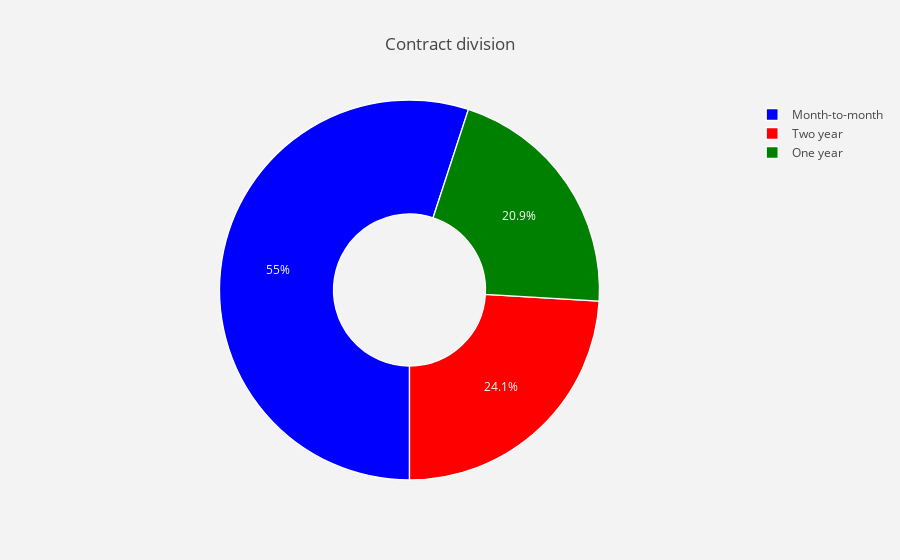

Here is the notebook cell this chart was saved with:
### Markdown cell above
Plot of Contract distribution.

### Code cell
lab = tlc_db["Contract"].value_counts().keys().tolist()
#values
val = tlc_db["Contract"].value_counts().values.tolist()

trace = pgo.Pie(labels = lab ,
               values = val ,
               marker = dict(colors =  [ 'Blue' ,'red', 'green'],
                             line = dict(color = "white",
                                         width =  1.3)
                            ),
               rotation = 180,
               hoverinfo = "label+value+text",
               hole = .4
              )
layout = pgo.Layout(dict(title = "Contract division",
                        plot_bgcolor  = "rgb(243,243,243)",
                        paper_bgcolor = "rgb(243,243,243)",
                       )
                  )

data = [trace]
fig = pgo.Figure(data = data,layout = layout)
py.iplot(fig)

### Figure 1 — Plotly figure (JSON) as saved in the notebook; plotly's stock layout.template omitted (floating-point values rounded to 4 significant figures)
{"data": [{"hole": 0.4, "hoverinfo": "label+value+text", "labels": ["Month-to-month", "Two year", "One year"], "marker": {"colors": ["Blue", "red", "green"], "line": {"color": "white", "width": 1.3}}, "rotation": 180, "type": "pie", "uid": "93b03ec5-18b8-4765-a924-f28cafd7c8dd", "values": [3875, 1695, 1473]}], "layout": {"paper_bgcolor": "rgb(243,243,243)", "plot_bgcolor": "rgb(243,243,243)", "title": {"text": "Contract division"}}}
